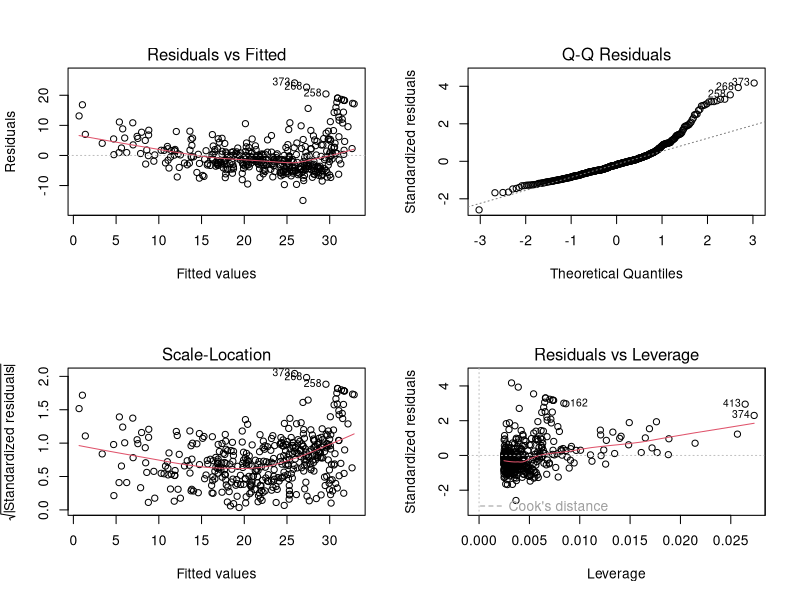
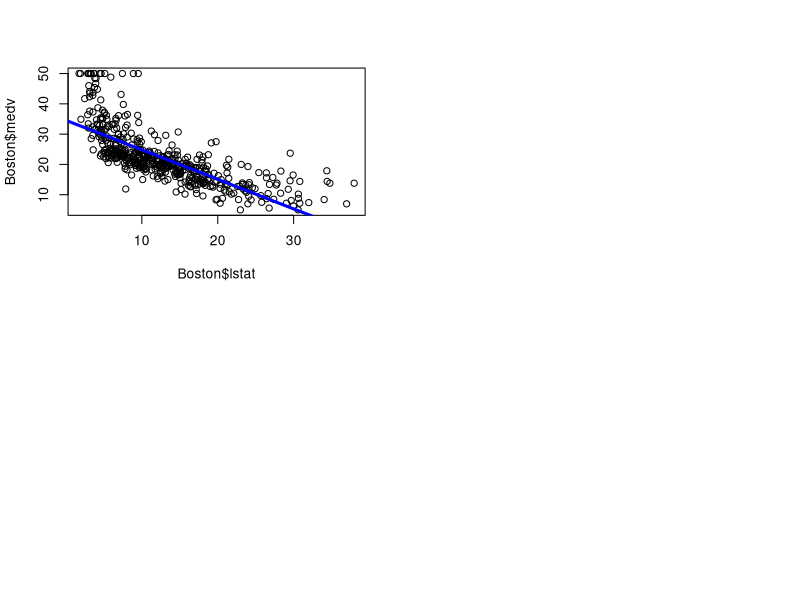

Source code (R) for these figures, in order:
## ---- chunk 1
library(MASS)
library(ggplot2)
library(caTools)
## ---- chunk 2
set.seed(3)
#Check variable types
sapply(Boston, class)
#Summarize variables
summary(Boston)
## ---- chunk 3
set.seed(100)
sample <- sample(1:nrow(Boston), 0.8*nrow(Boston))
train = Boston[sample,]
test = Boston[-sample,]
dim(train)
dim(test)
## ---- chunk 4
model_1 = lm(medv~lstat, data=train)
summary(model_1)
par(mfrow=c(2,2))
plot(model_1)
## ---- chunk 5
confint(model_1)
## ---- chunk 6
predict(model_1, data.frame(lstat=c(5,10,15,20)),interval="confidence")
## ---- chunk 7
predict(model_1, data.frame(lstat=c(5,10,15,20)),interval="prediction")
## ---- chunk 8
plot(Boston$lstat, Boston$medv)
abline(model_1, lwd=3, col="blue")
